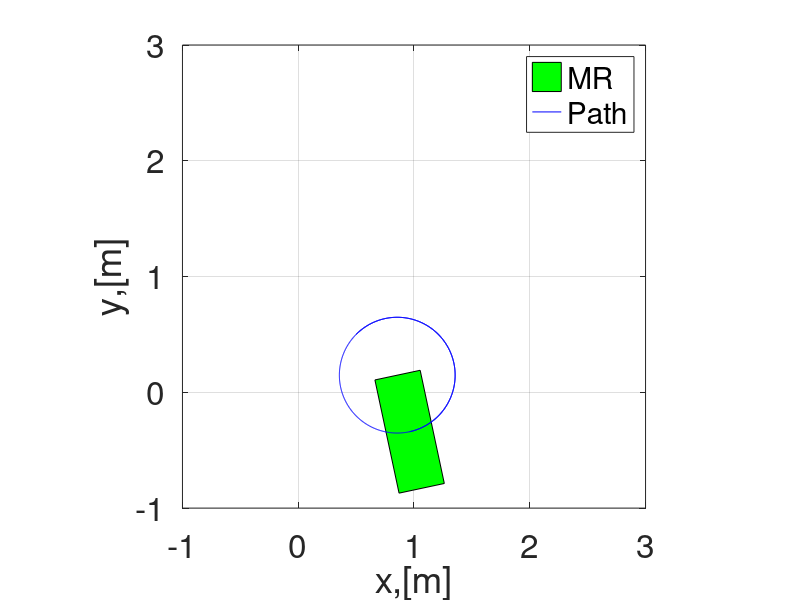

The MATLAB source for this figure:
%% Kinematic simulation of a land-base mobile robot
clear all ; clc; close all;

%% Simulation parameters
dt =0.1; % Step size
ts =100; % Simulation time
t = 0:dt:ts; % Time span

%% Vehicle (mobile robot) parameters (physical)
a= 0.2; % radius of the wheel (fixed)
d= 0.5; % distance between wheel frame to vehicle frame (along y-axis)

%% Intial Conditions
x0 =  0.5;
y0 = 0.5;
psi0 = pi/4;

eta0 = [x0;y0;psi0];

eta(:,1) = eta0;


%% Loop starts here
for i = 1:length(t)
    psi = eta(3,i); %current orientation in rad.
    %Jacobian mattrix
    J_psi = [cos(psi) ,-sin(psi),0;
             sin(psi) , cos(psi),0;
             0,0,1];
    %% Input
    omega_1 =0.5 %left wheel angular velocity
    omega_2 =0 %right wheel angular velocity
    
    omega=[omega_1;omega_2];
    
    %% Wheel configuration mattrix
    
    W=[a/2,a/2;
        0,0;
        -a/(2*d),a/(2*d)];   
    %velocity input commands
    zeta(:,i) =W*omega;

    
%     e(:,i)=eta_d -eta(:,i);

    
    %time derivatives of generalized coordinates
    eta_dot(:,i) =J_psi* zeta(:,i);
    
    %% Position propagation using Euler method
    eta(:,i+1)= eta(:,i) +dt* eta_dot(:,i); %Euler mothod
    
end

%% Plotting function
% figure
% plot(t, eta(1,1:i),'r-');
% set(gca,'fontsize',12)
% xlabel('t,[s]');
% ylabel('x,[m]');
% 
% figure
% plot(t, eta(2,1:i),'b-');
% set(gca,'fontsize',12)
% xlabel('t,[s]');
% ylabel('y,[m]');
% 
% figure
% plot(t, eta(3,1:i),'g-');
% set(gca,'fontsize',12)
% xlabel('t,[s]');
% ylabel('\psi,[rad]');

% figure
% plot(t,eta(1,1:i),'r-');
% hold on
% plot(t,eta(2,1:i),'b--');
% plot(t,eta(3,1:i),'m-.');
% legend('x,[m]','y,[m]','\psi,[rad]');
% set(gca,'fontsize',24)
% xlabel('t,[s]');
% ylabel('\eta,[units]');

%% Animation (mobile robot motion animation)
l=0.4; % length of the mobile robot
w=2*d; % width of the mobile robot
%Mobile robot coordinates
mr_co = [-l/2,l/2,l/2,-l/2,-l/2;
         -w/2,-w/2,w/2,w/2,-w/2;];
figure
for i = 1:5:length(t) % animation start here
    psi= eta(3,i);
    R_psi = [cos(psi), -sin(psi);
             sin(psi), cos(psi);];%rotation mattrix
    v_pos = R_psi*mr_co;
    fill(v_pos(1,:)+eta(1,i),v_pos(2,:)+eta(2,i),'g');
    hold on, grid on;
    axis([-1 3 -1 3]),axis square
    plot(eta(1,1:i),eta(2,1:i),'-b');
    legend('MR','Path');
    set(gca,'fontsize',24)
    xlabel('x,[m]'); ylabel('y,[m]');
    pause(0.01);
    hold off
end %animation end here

